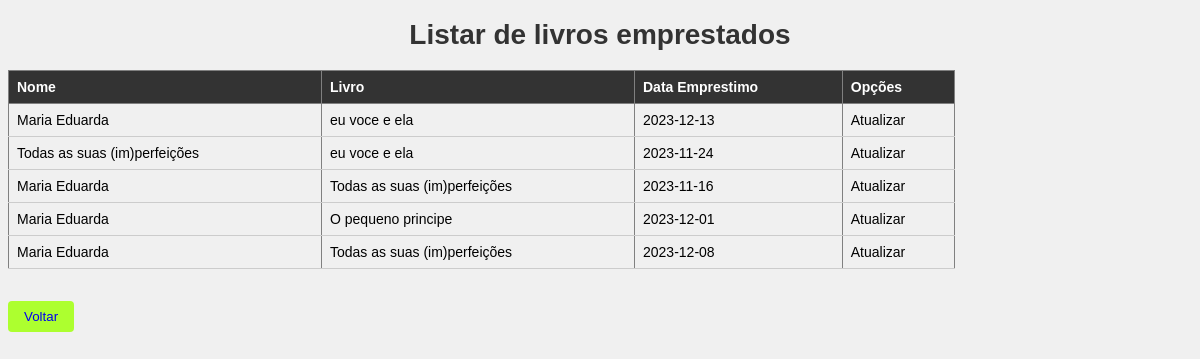
The app's page /src/listarreserva.php with its own data.
### tables this page shows
CREATE TABLE `reserva` (
  `id` int(11) NOT NULL,
  `nome` varchar(255) NOT NULL,
  `livro` varchar(255) NOT NULL,
  `data_emprestimo` date NOT NULL
);

### src/listarreserva.php (the view, shortened to what this page needs)
<?php include 'db.php'; ?>
<!DOCTYPE html>
<html>
    <head>
        <link rel="stylesheet" href= "listar.css">
</head>
<body class= "listar">
    <h1>Listar de livros emprestados </h1>
    <?php
    $stmt = $pdo->query ('SELECT * FROM reserva');
    $stmt->execute();
    $reservas = $stmt->fetchAll(PDO::FETCH_ASSOC);
    if (count ($reservas) == 0) {
        echo '<p> Nenhum livro foi reservado. </p>';
    } else {
        echo '<table border="1">';
        echo '<thead><tr><th>Nome</th><th>Livro</th><th>Data Emprestimo</th><th colspan="2">Opções</th></thead>';
        echo '<tbody>';
        foreach ($reservas as $reserva) {
            echo '<tr>';
            echo '<td>' . $reserva['nome'] . '</td>';
            echo '<td>' . $reserva['livro'] . '</td>';
            echo '<td>' . $reserva['data_emprestimo'] . '</td>';
            echo '<td><a style="color:black;" href="atualizarreserva.php?id=' . $reserva ['id'] . '">Atualizar </a></td>';
        }
        echo '</tbody>';
        echo '</table>';
    }
    ?>
<br><br>
    <button><a href="adm.php">Voltar</a></button>
    </body>
    </html>

### src/listar.css (style rules this page uses)
.listar { background-color: #f0f0f0; font-family: Arial, sans-serif; font-size: 14px; }
h1 { color: #333; text-align: center; }
table { width: 80%; border-collapse: collapse; }
th, td { padding: 8px; text-align: left; }
th { background-color: #333; color: white; }
td { border-bottom: 1px solid #ccc; }
a { text-decoration: none; }
button { background-color:greenyellow; color: white; border: none; padding: 8px 16px; border-radius: 4px; cursor: pointer; }

### records on screen
reserva: nome "Maria Eduarda", livro "eu voce e ela", data_emprestimo "2023-12-13"
reserva: nome "Todas as suas (im)perfeições", livro "eu voce e ela", data_emprestimo "2023-11-24"
reserva: nome "Maria Eduarda", livro "Todas as suas (im)perfeições", data_emprestimo "2023-11-16"
reserva: nome "Maria Eduarda", livro "O pequeno principe", data_emprestimo "2023-12-01"
reserva: nome "Maria Eduarda", livro "Todas as suas (im)perfeições", data_emprestimo "2023-12-08"
